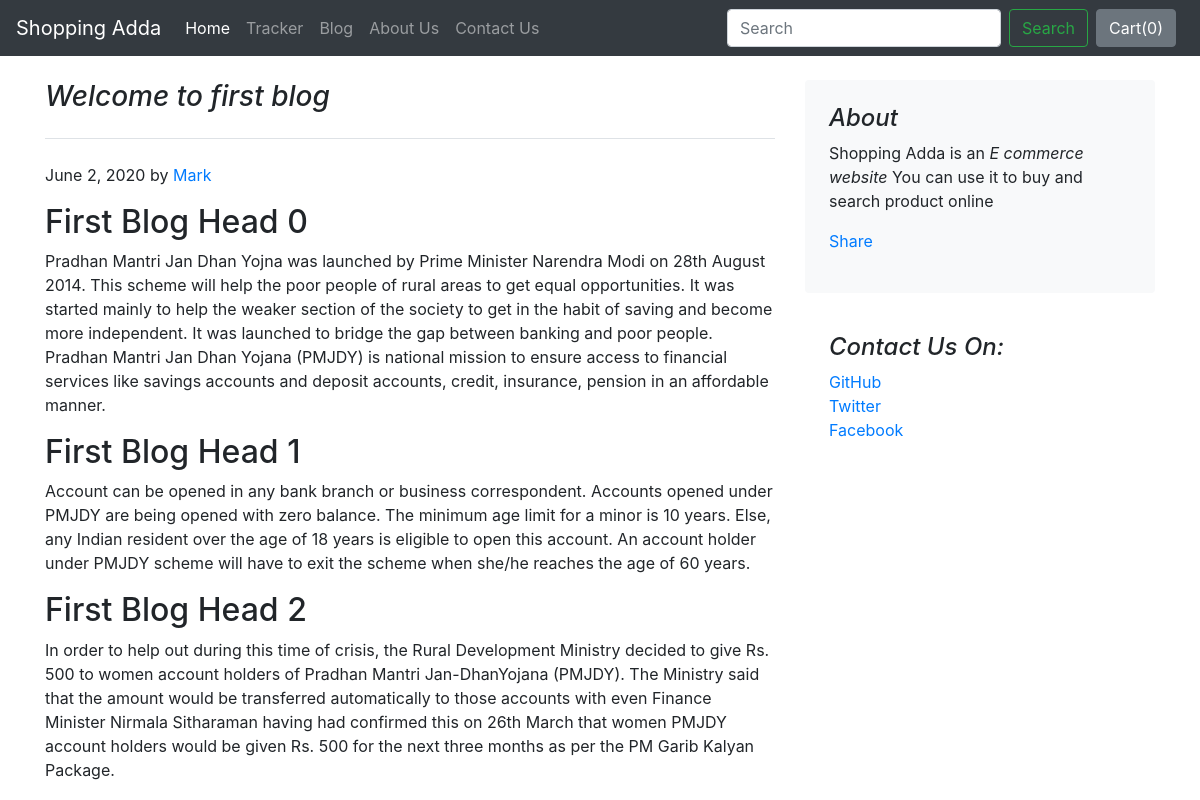
The page /blog/blogpost/1 on the database its author committed.
### blog/models.py (models this page shows)
class Blogpost(models.Model):
    post_id = models.AutoField(primary_key=True)
    title = models.CharField(max_length=50)
    head0 = models.CharField(max_length=500, default="")
    chead0 = models.CharField(max_length=5000, default="")
    head1 = models.CharField(max_length=500, default="")
    chead1 = models.CharField(max_length=5000, default="")
    head2 = models.CharField(max_length=500, default="")
    chead2 = models.CharField(max_length=5000, default="")
    pub_date = models.DateField()
    thumbnail = models.ImageField(upload_to='shop/images', default="")
    def __str__(self):
        return self.title

### blog/views.py (the view)
# urls.py: path("blogpost/<int:id>", views.blogpost, name="blogSpot"),
def blogpost(request, id):
    post = Blogpost.objects.filter(post_id=id)[0]
    print(post)
    return render(request,"blog/blogpost.html",{'post':post})

### blog/templates/blog/blogpost.html (shortened to what this page needs)
 {% extends 'blog/basic.html' %}
{% block body %}
 <div class="container mt-3">
<div class="row mt-4">
    <div class="col-md-8 blog-main">
      <h3 class="pb-4 mb-4 font-italic border-bottom">
        {{post.title}}
      </h3>
      <p class="blog-post-meta">{{post.pub_date}} by <a href="#">Mark</a></p>
      <div class="blog-post">
        <h2 class="blog-post-title">{{post.head0}}</h2>
        <p>{{post.chead0}}</p>
        <h2>{{post.head1}}</h2>
        <p>{{post.chead1}}</p>
          <h2>{{post.head2}}</h2>
        <p>{{post.chead2}}</p>
      </div>
    </div>
    <aside class="col-md-4 blog-sidebar">
      <div class="p-4 mb-3 bg-light rounded">
        <h4 class="font-italic">About</h4>
        <p class="mb-0">Shopping Adda is an <em>E commerce website </em> You can use it to buy and search product online</p>
        <div class="my-3 fb-share-button" data-href="http://127.0.0.1:8000/blog/blogpost/{{post.post_id}}" data-layout="button" data-size="large"><a target="_blank" href="https://www.facebook.com/sharer/sharer.php?u=http%3A%2F%2F127.0.0.1%3A8000%2Fblog%2Fblogpost%2F2&amp;src=sdkpreparse" class="fb-xfbml-parse-ignore">Share</a></div>
      </div>
      <div class="p-4">
        <h4 class="font-italic">Contact Us On:</h4>
        <ol class="list-unstyled">
          <li><a href="#">GitHub</a></li>
          <li><a href="#">Twitter</a></li>
          <li><a href="#">Facebook</a></li>
        </ol>
      </div>
    </aside>
  </div>
     </div>
  {% endblock %}

### rows shown on the page
Blogpost: title "Welcome to first blog", pub_date "June 2, 2020", head0 "First Blog Head 0", chead0 "Pradhan Mantri Jan Dhan Yojna was launched by Prime Minister Narendra Modi on 28th August 2014. This scheme will help the poor people of rural areas to get equal opportunities. It was started mainly to help the weaker section of the society to get in the habit of saving and become more independent. It was launched to bridge the gap between banking and poor people. Pradhan Mantri Jan Dhan Yojana (PMJDY) is national mission to ensure access to financial services like savings accounts and deposit accounts, credit, insurance, pension in an affordable manner.", head1 "First Blog Head 1", chead1 "Account can be opened in any bank branch or business correspondent. Accounts opened under PMJDY are being opened with zero balance. The minimum age limit for a minor is 10 years. Else, any Indian resident over the age of 18 years is eligible to open this account. An account holder under PMJDY scheme will have to exit the scheme when she/he reaches the age of 60 years.", head2 "First Blog Head 2", chead2 "In order to help out during this time of crisis, the Rural Development Ministry decided to give Rs. 500 to women account holders of Pradhan Mantri Jan-DhanYojana (PMJDY). The Ministry said that the amount would be transferred automatically to those accounts with even Finance Minister Nirmala Sitharaman having had confirmed this on 26th March that women PMJDY account holders would be given Rs. 500 for the next three months as per the PM Garib Kalyan Package."
